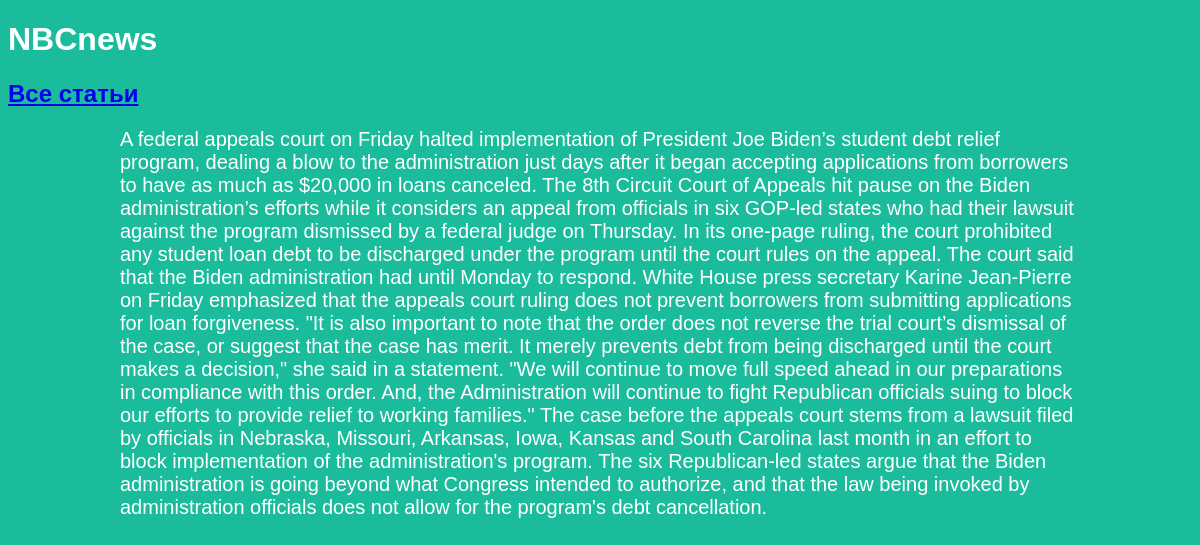
Screenshot of /article/4 with the database file from the repository.
### articles/models.py (models this page shows, shortened)
class Article(models.Model):
    title = models.CharField(max_length=200)
    author = models.ForeignKey(User, on_delete=models.CASCADE)
    text = models.TextField()
    created_date = models.DateField(auto_now_add=True)
    def get_article(self):
        return self.text

### articles/views.py (the view)
# urls.py: path("article/<int:article_id>", views.get_article, name='get_article'),
def get_article(request, article_id):
    try:
        post = Article.objects.get(id=article_id)
        return render(request, 'article.html', {"post": post})
    except Article.DoesNotExist:
        raise Http404

### articles/templates/article.html (shortened to what this page needs)
<!DOCTYPE html>
<html lang="en">
<head>
    <link rel="stylesheet" href="{{ STATIC_URL }}/static/css/article.css">
</head>
<body>
    <div class="text">
        <h1>{{ post.title }}</h1>
        <div class="reference">
             <a href="//127.0.0.1:8000/">
            <h2>Все статьи</h2>
            </a>
        </div>
    </div>
    <p class="article">{{ post.get_article }}</p>
</body>
</html>

### articles/static/css/article.css (style rules this page uses)
.article { width: 960px; margin-left: auto; margin-right: auto; }
body { background: #1abc9c; font-family: Arial; color: #ffffff ; }
p, h4 { width: 960px; font-size: 20px; margin-bottom: 0; color: #ffffff; margin-left: auto; margin-right: auto; }

### rows the page displays
Article: title "NBCnews", get_article "A federal appeals court on Friday halted implementation of President Joe Biden’s student debt relief program, dealing a blow to the administration just days after it began accepting applications from borrowers to have as much as $20,000 in loans canceled. The 8th Circuit Court of Appeals hit pause on the Biden administration’s efforts while it considers an appeal from officials in six GOP-led states who had their lawsuit against the program dismissed by a federal judge on Thursday. In its one-page ruling, the court prohibited any student loan debt to be discharged under the program until the court rules on the appeal. The court said that the Biden administration had until Monday to respond.…"
